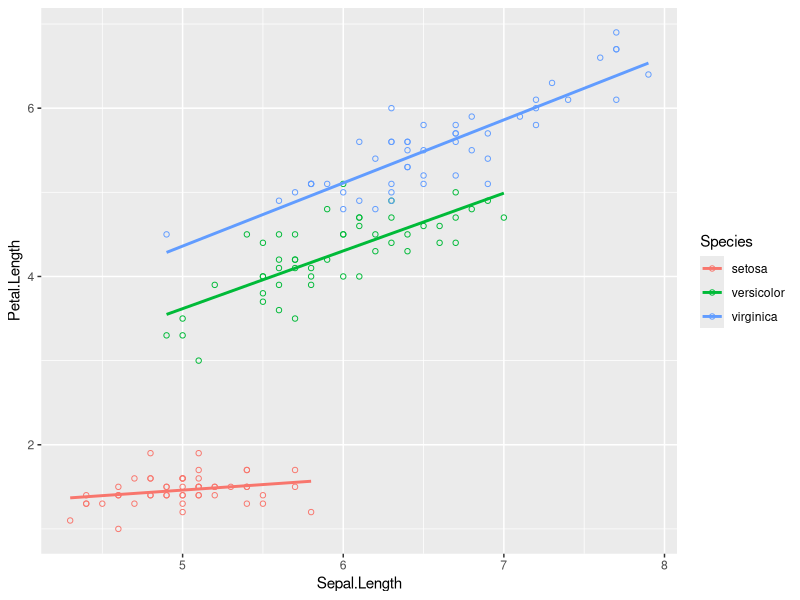
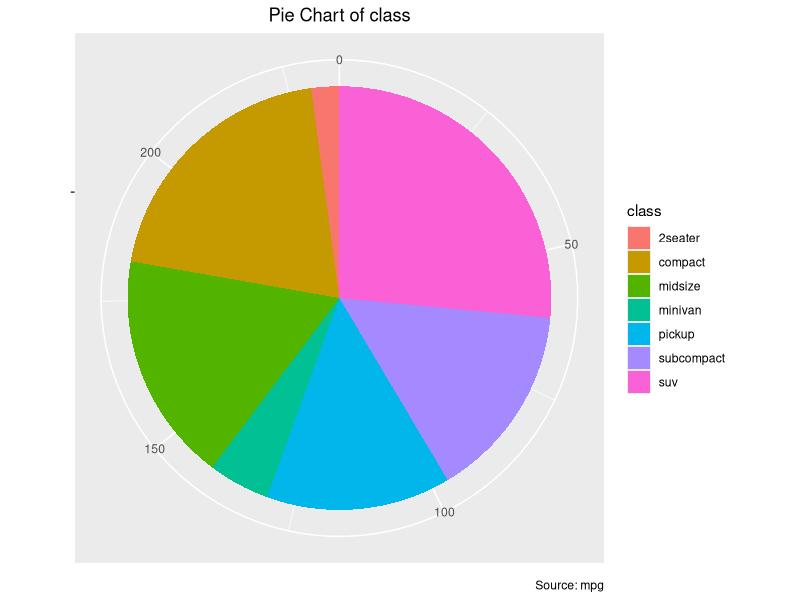
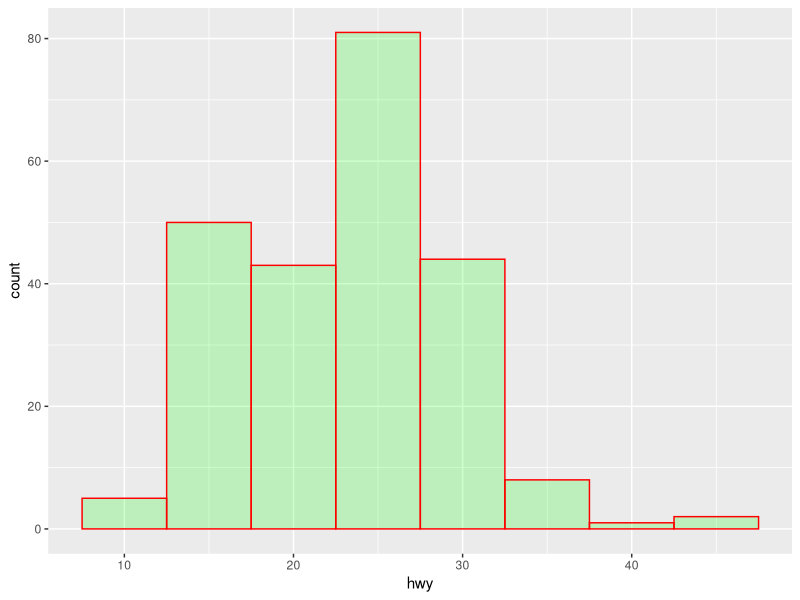

Reproduce these figures in R, in order.
install.packages("ggplot2")
library(ggplot2)

print(ggplot(iris, aes(Sepal.Length, Petal.Length, colour = Species)) +
        geom_point(shape = 1) +
        geom_smooth(method = lm, se = FALSE))

df <- as.data.frame(table(mpg$class))
colnames(df) <- c("class", "freq")

pie <- ggplot(df, aes(x = "", y = freq, fill = factor(class))) +
  geom_bar(width = 1, stat = "identity") +
  theme(axis.line = element_blank(),
        plot.title = element_text(hjust = 0.5)) +
  labs(
    fill = "class",
    x = NULL,
    y = NULL,
    title = "Pie Chart of class",
    caption = "Source: mpg"
  )
print(pie + coord_polar(theta = "y", start = 0))

# A histogram count plot
print(ggplot(data=mpg, aes(x=hwy)) +
      geom_histogram( col="red", fill="green", alpha = .2, binwidth = 5))

